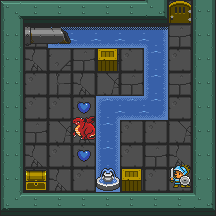

A 2D game scene composited from a Tiled map and its tileset images. What follows is a short description and the map's XML, with every tile layer's data as written:
An orthogonal 9x9 tile map with 24x24 px tiles, 6 tile layers (terrain, water, water_corners, shadows, ...), 3 tilesets.

<map version="1.0" tiledversion="2017.07.11" orientation="orthogonal" renderorder="right-down" width="9" height="9" tilewidth="24" tileheight="24" nextobjectid="1">
 <tileset firstgid="1" source="oryx_world2.tsx" />
 <tileset firstgid="3571" source="oryx_creatures.tsx" />
 <tileset firstgid="4057" source="oryx_items.tsx" />
 <layer name="terrain" width="9" height="9">
  <data encoding="csv">
865,860,860,860,860,860,868,1719,863,
863,1719,1805,1805,1805,1805,1805,1719,863,
863,1804,1718,1719,1720,1805,1805,1805,863,
863,1805,1803,1804,1720,1719,1805,1719,863,
863,1805,1805,1805,1805,1805,1805,1805,863,
863,1719,1720,1804,1805,1805,1805,1720,863,
863,1804,1805,1805,1805,1805,1719,1804,863,
863,1805,1804,1805,1805,1805,1805,1805,863,
867,860,860,860,860,860,860,860,868
</data>
 </layer>
 <layer name="water" width="9" height="9">
  <data encoding="csv">
0,0,0,0,0,0,0,0,0,
0,0,2303,2303,2303,2303,2303,0,0,
0,0,0,0,0,0,2303,0,0,
0,0,0,0,0,0,2303,0,0,
0,0,0,0,2303,2303,2303,0,0,
0,0,0,0,2303,0,0,0,0,
0,0,0,0,2303,0,0,0,0,
0,0,0,0,2303,0,0,0,0,
0,0,0,0,0,0,0,0,0
</data>
 </layer>
 <layer name="water_corners" width="9" height="9">
  <data encoding="csv">
0,0,0,0,0,0,0,0,0,
0,0,2390,2645,2645,2645,2474,0,0,
0,0,0,0,0,0,2730,0,0,
0,0,0,0,0,0,2730,0,0,
0,0,0,0,2473,2645,2559,0,0,
0,0,0,0,2730,0,0,0,0,
0,0,0,0,2730,0,0,0,0,
0,0,0,0,2389,0,0,0,0,
0,0,0,0,0,0,0,0,0
</data>
 </layer>
 <layer name="shadows" width="9" height="9">
  <data encoding="csv">
0,0,0,0,0,0,0,0,0,
0,374,374,374,374,374,374,0,0,
0,0,0,0,0,0,0,0,0,
0,0,0,0,0,0,0,0,0,
0,0,0,0,0,0,0,0,0,
0,0,0,0,0,0,0,0,0,
0,0,0,0,0,0,0,0,0,
0,0,0,0,0,0,0,0,0,
0,0,0,0,0,0,0,0,0
</data>
 </layer>
 <layer name="corners" width="9" height="9">
  <data encoding="csv">
0,0,0,0,0,0,0,0,0,
0,3069,3153,0,0,0,0,0,0,
0,0,0,0,0,0,0,0,0,
0,0,0,0,0,0,0,0,0,
0,0,0,0,0,0,0,0,0,
0,0,0,0,0,0,0,0,0,
0,0,0,0,0,0,0,0,0,
0,0,0,0,0,0,0,0,0,
0,0,0,0,0,0,0,0,0
</data>
 </layer>
 <layer name="objects" width="9" height="9">
  <data encoding="csv">
0,0,0,0,0,0,0,709,0,
0,0,0,0,0,0,0,0,0,
0,0,0,0,891,0,0,0,0,
0,0,0,0,0,0,0,0,0,
0,0,0,4206,0,0,0,0,0,
0,0,0,3895,0,0,0,0,0,
0,0,0,4206,0,0,0,0,0,
0,889,0,0,1134,891,0,3571,0,
0,0,0,0,0,0,0,0,0
</data>
 </layer>
</map>
